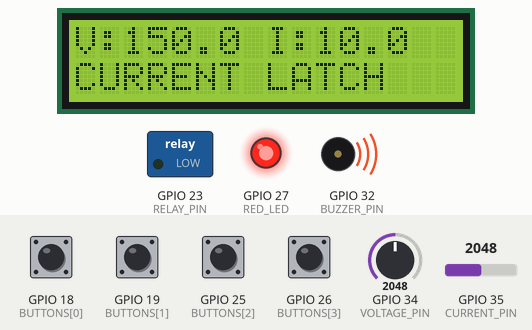
This sketch was run on a simulated ESP32. Parts: 16×2 character LCD, switched loads named in the sketch (green lamp = pin HIGH), output pins drawn as LEDs (lit = HIGH), buzzer (waves = sounding). Inputs (shaded band) come from the test bench; at power-on: GPIO 18 (BUTTONS[0]), GPIO 19 (BUTTONS[1]), GPIO 25 (BUTTONS[2]), GPIO 26 (BUTTONS[3]) HIGH, GPIO 34 (VOLTAGE_PIN) = 2048, GPIO 35 (CURRENT_PIN) = 2048 (analog values on the 0–4095 scale). WiFi joins after 1.5 s; servers stay silent unless stated; random numbers use the default seed unless the sketch sets one; no MQTT or app messages arrive unless stated; what the sketch prints to the serial monitor is not drawn.

Above: at 1.3 s.
1.4 s: GPIO 18 (BUTTONS[0]) pulled LOW for 0.15 s
At 2.1 s:
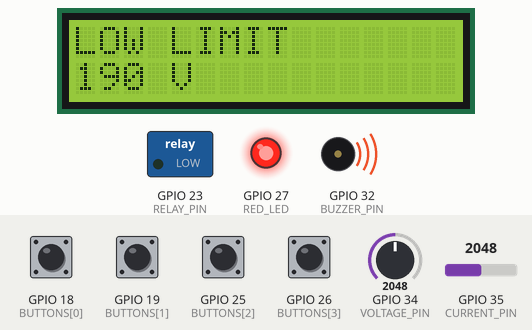
3.0 s: GPIO 18 (BUTTONS[0]) pulled LOW for 1 s
At 4.3 s:
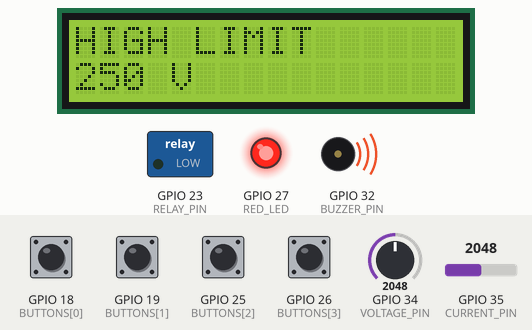
5.5 s: GPIO 18 (BUTTONS[0]) pulled LOW for 0.15 s
At 6.9 s:
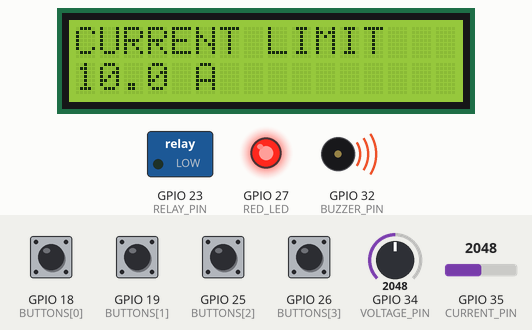
7.2 s: GPIO 18 (BUTTONS[0]) pulled LOW for 0.15 s
At 8.4 s:
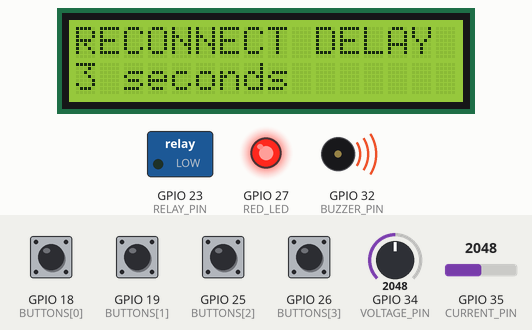
8.8 s: GPIO 19 (BUTTONS[1]) pulled LOW for 0.15 s
At 10.1 s:
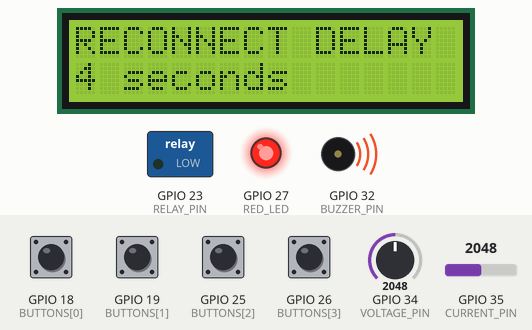
10.5 s: GPIO 19 (BUTTONS[1]) pulled LOW for 1 s
At 12.1 s:
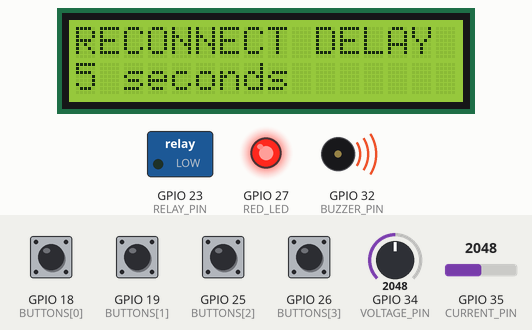
Timing chart, 0 to 13.6 s (numbered marks = the images above; inputs shaded):
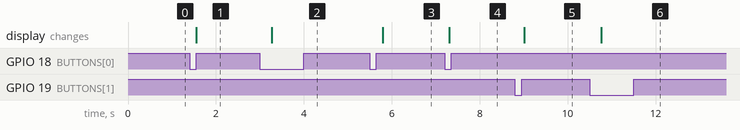

The sketch:

sketch.ino
```cpp
#include <Arduino.h>
#include <Wire.h>
#include <LiquidCrystal_I2C.h>
#include <WiFi.h>
#include <PubSubClient.h>
#include <math.h>
#include <esp_system.h>
#include <freertos/FreeRTOS.h>
#include <freertos/task.h>
#include <freertos/queue.h>

LiquidCrystal_I2C lcd(0x27, 16, 2);

const int VOLTAGE_PIN = 34;
const int CURRENT_PIN = 35;
const int RELAY_PIN = 23;
const int RED_LED = 27;
const int BUZZER_PIN = 32;

// HIGH closes the relay in this Wokwi circuit.
const int RELAY_ON = HIGH;
const int RELAY_OFF = LOW;

// MENU, UP, DOWN, RESET
const int BUTTONS[] = {18, 19, 25, 26};

const char* BASE_TOPIC = "frontier/vp-4d2848ff";
const char* MQTT_HOST = "test.mosquitto.org";

char commandTopic[96];
char statusTopic[96];
char replyTopic[96];

float lowLimit = 190.0f;
float highLimit = 250.0f;
float currentLimit = 10.0f;
unsigned long reconnectDelay = 3000;

float voltage = 0;
float current = 0;

bool relayOn = false;
bool overCurrentLatched = false;
bool waitingToReconnect = false;
bool alarmOn = false;

unsigned long healthySince = 0;
unsigned long lastSample = 0;
unsigned long lastDisplay = 0;
unsigned long lastTelemetry = 0;

int menu = 0;

int lastButtonReading[] = {HIGH, HIGH, HIGH, HIGH};
int buttonState[] = {HIGH, HIGH, HIGH, HIGH};
unsigned long buttonChangedAt[] = {0, 0, 0, 0};

enum State {
  LOW_VOLTAGE,
  HIGH_VOLTAGE,
  OVER_CURRENT,
  WAITING,
  CONNECTED
};

State state = WAITING;

struct Command {
  char text[96];
};

struct Message {
  char text[320];
};

QueueHandle_t commands;
QueueHandle_t replies;
QueueHandle_t telemetry;

void buildStatusMessage(Message &message);
void handleCommand(const Command &command);

void setRelay(bool on) {
  relayOn = on;
  digitalWrite(RELAY_PIN, on ? RELAY_ON : RELAY_OFF);
}

void restartReconnectTimer() {
  setRelay(false);
  waitingToReconnect = false;
}

// The two knobs stand in for voltage and current sensors.
void readSensors() {
  voltage = analogRead(VOLTAGE_PIN) * 300.0f / 4095.0f;
  current = analogRead(CURRENT_PIN) * 20.0f / 4095.0f;
}

const char* stateText() {
  switch (state) {
    case LOW_VOLTAGE:
      return "LOW VOLTAGE";

    case HIGH_VOLTAGE:
      return "HIGH VOLTAGE";

    case OVER_CURRENT:
      return "CURRENT LATCH";

    case WAITING:
      return "RECONNECT WAIT";

    case CONNECTED:
      return "LOAD ON";
  }

  return "UNKNOWN";
}

void updateProtection(unsigned long now) {
  if (current > currentLimit) {
    overCurrentLatched = true;
  }

  if (overCurrentLatched) {
    state = OVER_CURRENT;
    restartReconnectTimer();
  } else if (voltage < lowLimit) {
    state = LOW_VOLTAGE;
    restartReconnectTimer();
  } else if (voltage > highLimit) {
    state = HIGH_VOLTAGE;
    restartReconnectTimer();
  } else {
    // Start a fresh delay after readings return to the allowed range.
    if (!waitingToReconnect) {
      waitingToReconnect = true;
      healthySince = now;
    }

    if (now - healthySince >= reconnectDelay) {
      state = CONNECTED;
      setRelay(true);
    } else {
      state = WAITING;
      setRelay(false);
    }
  }

  bool fault =
      state == LOW_VOLTAGE ||
      state == HIGH_VOLTAGE ||
      state == OVER_CURRENT;

  digitalWrite(RED_LED, fault ? HIGH : LOW);

  if (fault != alarmOn) {
    alarmOn = fault;

    if (fault) {
      tone(BUZZER_PIN, 2000);
    } else {
      noTone(BUZZER_PIN);
    }
  }
}

bool applySettings(float low, float high, float amps, long delayMs) {
  if (!isfinite(low) ||
      !isfinite(high) ||
      !isfinite(amps) ||
      low < 50 ||
      high > 300 ||
      high - low < 10 ||
      amps < 0.5f ||
      amps > 20 ||
      delayMs < 1000 ||
      delayMs > 30000) {
    return false;
  }

  lowLimit = low;
  highLimit = high;
  currentLimit = amps;
  reconnectDelay = (unsigned long)delayMs;

  restartReconnectTimer();
  return true;
}

bool resetLatch() {
  readSensors();

  if (current > currentLimit || voltage < lowLimit || voltage > highLimit) {
    return false;
  }

  overCurrentLatched = false;
  restartReconnectTimer();
  return true;
}

void adjustSetting(int direction) {
  float low = lowLimit;
  float high = highLimit;
  float amps = currentLimit;
  long wait = (long)reconnectDelay;

  if (menu == 1) {
    low += direction;
  } else if (menu == 2) {
    high += direction;
  } else if (menu == 3) {
    amps += direction * 0.5f;
  } else if (menu == 4) {
    wait += direction * 1000L;
  } else {
    return;
  }

  bool accepted = applySettings(low, high, amps, wait);

  Serial.println(accepted ? "Setting applied" : "Setting rejected");
}

void buttonPressed(int index) {
  if (index == 0) {
    menu = (menu + 1) % 5;
    Serial.printf("MENU page %d\n", menu);
  } else if (index == 1) {
    adjustSetting(1);
  } else if (index == 2) {
    adjustSetting(-1);
  } else {
    Serial.println(resetLatch() ? "RESET accepted" : "RESET rejected: remove fault first");
  }
}

void buildStatusMessage(Message &message) {
  snprintf(
      message.text,
      sizeof(message.text),
      "{\"uptime_ms\":%lu,"
      "\"voltage\":%.1f,"
      "\"current\":%.1f,"
      "\"relay\":%s,"
      "\"state\":\"%s\","
      "\"low\":%.1f,"
      "\"high\":%.1f,"
      "\"current_limit\":%.1f,"
      "\"delay_ms\":%lu}",
      millis(),
      voltage,
      current,
      relayOn ? "true" : "false",
      stateText(),
      lowLimit,
      highLimit,
      currentLimit,
      reconnectDelay
  );
}

void handleCommand(const Command &command) {
  Message reply = {};

  float low, high, amps;
  long delayMs;
  char extra;

  if (strcmp(command.text, "STATUS") == 0) {
    buildStatusMessage(reply);
  } else if (strcmp(command.text, "RESET") == 0) {
    bool accepted = resetLatch();

    snprintf(
        reply.text,
        sizeof(reply.text),
        "%s",
        accepted
            ? "OK RESET: reconnect wait"
            : "ERROR RESET: remove fault first"
    );
  } else if (
      sscanf(
          command.text,
          "SET %f %f %f %ld %c",
          &low, &high, &amps, &delayMs, &extra
      ) == 4
  ) {
    bool accepted = applySettings(low, high, amps, delayMs);

    snprintf(
        reply.text,
        sizeof(reply.text),
        "%s",
        accepted
            ? "OK SET: settings applied"
            : "ERROR SET: low>=50, high<=300, gap>=10, "
              "amps=0.5..20, delay=1000..30000"
    );
  } else {
    snprintf(
        reply.text,
        sizeof(reply.text),
        "ERROR: use STATUS, RESET, "
        "or SET low high amps delay_ms"
    );
  }

  readSensors();
  updateProtection(millis());

  Serial.printf("PC command: %s | %s\n", command.text, reply.text);

  if (xQueueSend(replies, &reply, 0) != pdTRUE) {
    Serial.println("Reply queue full; use STATUS to confirm");
  }

  Message currentStatus = {};
  buildStatusMessage(currentStatus);
  xQueueOverwrite(telemetry, &currentStatus);
}

// Full LCD redraws were delaying the sensor checks; write only changed characters.
void printRow(int row, const char* text) {
  static char previous[2][16] = {};

  char next[16];
  memset(next, ' ', sizeof(next));

  size_t length = strlen(text);

  if (length > sizeof(next)) {
    length = sizeof(next);
  }

  memcpy(next, text, length);

  for (int column = 0; column < 16; column++) {
    if (next[column] != previous[row][column]) {
      lcd.setCursor(column, row);
      lcd.write((uint8_t)next[column]);
      previous[row][column] = next[column];
    }
  }
}

void updateDisplay() {
  char line[17];

  if (menu == 0) {
    snprintf(line, sizeof(line), "V:%5.1f I:%4.1f", voltage, current);

    printRow(0, line);
    printRow(1, stateText());
  } else {
    if (menu == 1) {
      printRow(0, "LOW LIMIT");

      snprintf(line, sizeof(line), "%.0f V", lowLimit);
    } else if (menu == 2) {
      printRow(0, "HIGH LIMIT");

      snprintf(line, sizeof(line), "%.0f V", highLimit);
    } else if (menu == 3) {
      printRow(0, "CURRENT LIMIT");

      snprintf(line, sizeof(line), "%.1f A", currentLimit);
    } else {
      printRow(0, "RECONNECT DELAY");

      snprintf(line, sizeof(line), "%lu seconds", reconnectDelay / 1000);
    }

    printRow(1, line);
  }
}

void mqttCallback(char* topic, byte* payload, unsigned int length) {
  if (strcmp(topic, commandTopic) != 0) {
    return;
  }

  Command command = {};

  // Reject oversized or malformed payloads.
  if (length == 0 || length >= sizeof(command.text) || memchr(payload, 0, length)) {
    return;
  }

  memcpy(command.text, payload, length);

  if (xQueueSend(commands, &command, 0) != pdTRUE) {
    Serial.println("Command queue full; retry later");
  }
}

void networkTask(void*) {
  WiFiClient socket;
  PubSubClient mqtt(socket);

  mqtt.setServer(MQTT_HOST, 1883);
  mqtt.setCallback(mqttCallback);
  mqtt.setBufferSize(512);
  mqtt.setSocketTimeout(2);

  char clientId[64];

  snprintf(clientId, sizeof(clientId), "vp-4d2848ff-%08lx", (unsigned long)esp_random());

  unsigned long lastAttempt = millis() - 5000;
  bool wifiReported = false;

  for (;;) {
    if (WiFi.status() == WL_CONNECTED) {
      if (!wifiReported) {
        Serial.println("Wi-Fi connected");
        wifiReported = true;
      }

      if (!mqtt.connected() && millis() - lastAttempt >= 5000) {
        lastAttempt = millis();

        if (mqtt.connect(clientId)) {
          if (mqtt.subscribe(commandTopic)) {
            Serial.println("MQTT connected; command subscription requested");
          } else {
            Serial.println("MQTT subscription failed");
            mqtt.disconnect();
          }
        } else {
          Serial.printf("MQTT retry; error %d\n", mqtt.state());
        }
      }

      if (mqtt.connected()) {
        mqtt.loop();

        Message message = {};

        if (xQueueReceive(replies, &message, 0) == pdTRUE) {
          mqtt.publish(replyTopic, message.text, false);
        }

        if (xQueueReceive(telemetry, &message, 0) == pdTRUE) {
          mqtt.publish(statusTopic, message.text, false);
        }
      }
    } else {
      wifiReported = false;
    }

    vTaskDelay(pdMS_TO_TICKS(10));
  }
}

void setup() {
  Serial.begin(115200);

  digitalWrite(RELAY_PIN, RELAY_OFF);
  pinMode(RELAY_PIN, OUTPUT);
  pinMode(RED_LED, OUTPUT);
  pinMode(BUZZER_PIN, OUTPUT);

  setRelay(false);
  digitalWrite(RED_LED, LOW);

  for (int i = 0; i < 4; i++) {
    pinMode(BUTTONS[i], INPUT_PULLUP);
  }

  analogReadResolution(12);

  Wire.begin(21, 22);
  lcd.init();
  lcd.backlight();

  snprintf(commandTopic, sizeof(commandTopic), "%s/command", BASE_TOPIC);

  snprintf(statusTopic, sizeof(statusTopic), "%s/status", BASE_TOPIC);

  snprintf(replyTopic, sizeof(replyTopic), "%s/reply", BASE_TOPIC);

  commands = xQueueCreate(8, sizeof(Command));
  replies = xQueueCreate(8, sizeof(Message));
  telemetry = xQueueCreate(1, sizeof(Message));

  if (!commands || !replies || !telemetry) {
    printRow(0, "QUEUE FAILURE");

    while (true) {
      setRelay(false);
      delay(1000);
    }
  }

  readSensors();
  updateProtection(millis());
  updateDisplay();

  WiFi.begin("Wokwi-GUEST", "", 6);

  // Broker connections can be slow, so they run in a separate task.
  if (xTaskCreatePinnedToCore(networkTask, "mqtt", 6144, nullptr, 1, nullptr, 0) != pdPASS) {
    Serial.println("Network task failed; local protection remains active");
  }

  Serial.printf("Commands: %s\nStatus: %s\nReplies: %s\n", commandTopic, statusTopic, replyTopic);
}

void loop() {
  unsigned long now = millis();

  if (now - lastSample >= 20) {
    // A long sampling gap restarts healthy qualification.
    if (now - lastSample > 100) {
      restartReconnectTimer();
    }

    lastSample = now;
    readSensors();
    updateProtection(now);
  }

  // Debounce buttons.
  for (int i = 0; i < 4; i++) {
    int reading = digitalRead(BUTTONS[i]);

    if (reading != lastButtonReading[i]) {
      lastButtonReading[i] = reading;
      buttonChangedAt[i] = now;
    }

    if (now - buttonChangedAt[i] >= 30 && reading != buttonState[i]) {
      buttonState[i] = reading;

      if (reading == LOW) {
        buttonPressed(i);
        readSensors();
        updateProtection(millis());
      }
    }
  }

  // Process at most one remote command per iteration.
  Command command = {};

  if (xQueueReceive(commands, &command, 0) == pdTRUE) {
    handleCommand(command);
  }

  if (now - lastDisplay >= 250) {
    lastDisplay = now;
    updateDisplay();
  }

  if (now - lastTelemetry >= 1000) {
    lastTelemetry = now;

    Message message = {};
    buildStatusMessage(message);
    xQueueOverwrite(telemetry, &message);

    Serial.println(message.text);
  }

  delay(1);
}
```

Measured:
- after the input at 1.4 s, the display: changes after 0.15 s (image 1)
- after the input at 3.0 s, the display: changes after 0.27 s (image 2)
- after the input at 5.5 s, the display: changes after 0.30 s (image 3)
- after the input at 7.2 s, the display: changes after 0.10 s (image 4)
- after the input at 8.8 s, the display: changes after 0.22 s (image 5)
- after the input at 10.5 s, the display: changes after 0.27 s (image 6)
